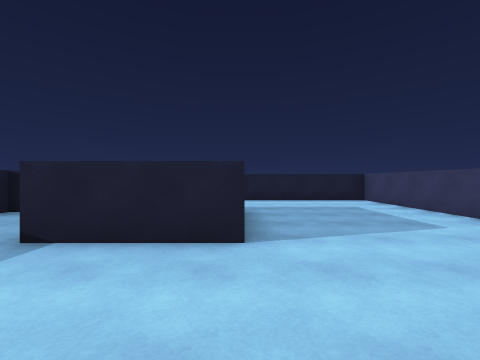
view 1 (above)

18 first-person views from a walk through a 3-D level made in the Unity game engine. The camera is 1.4 m above the floor, looks level and sees 90° across. The floor is counted in squares, 2 m on a side. Each view is taken from the middle of a square. On the plan, view 1 faces up. The plan holds only what a view shows up to about 9 squares ahead; the rest is blank. The place goes on beyond the plan. The player is left out.

view 2
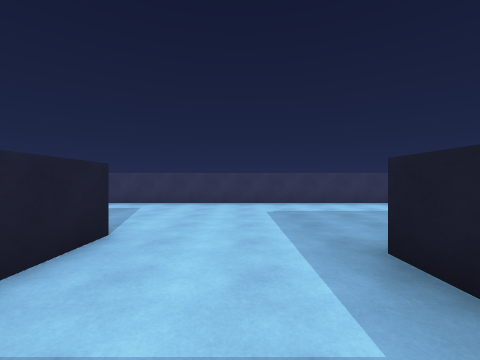

view 3
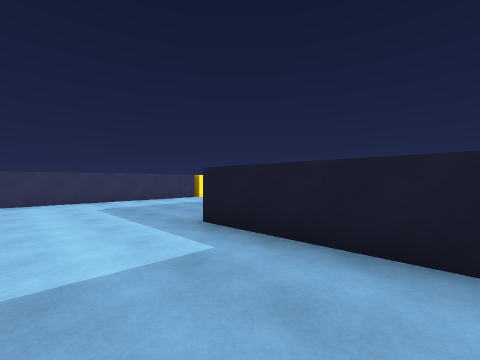

view 4
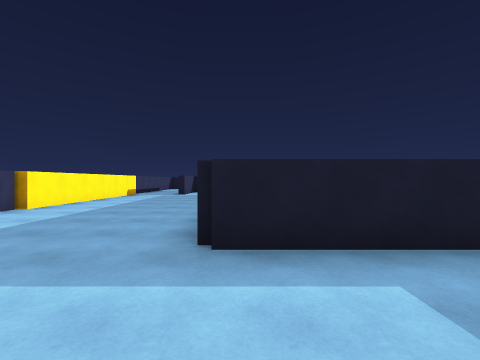

view 5
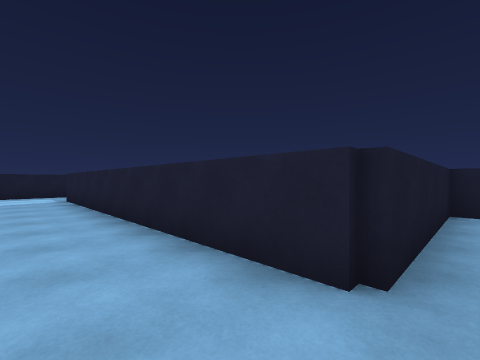

view 6
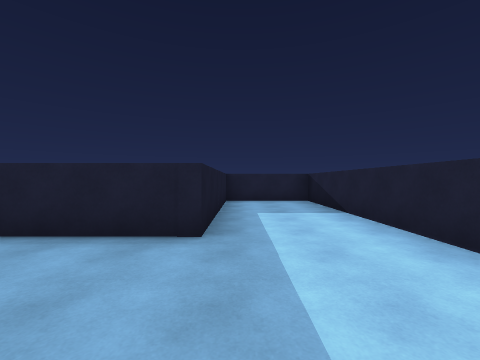

view 7
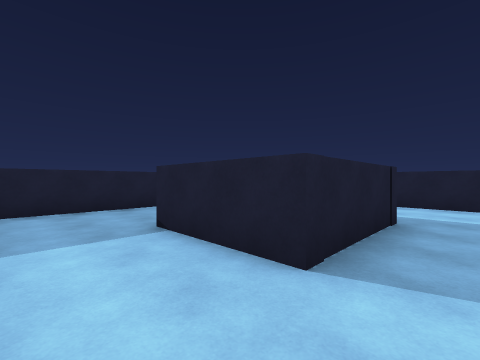

view 8
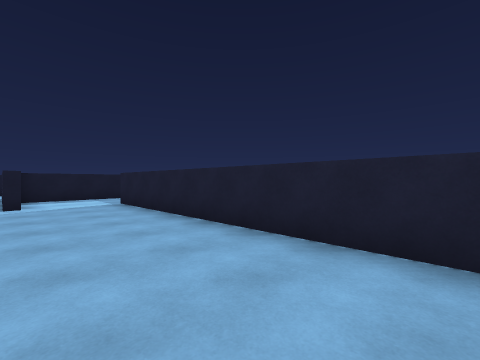

view 9
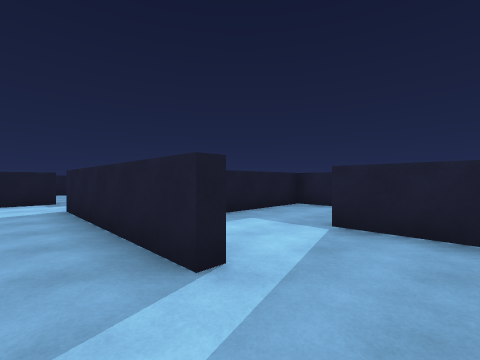

view 10
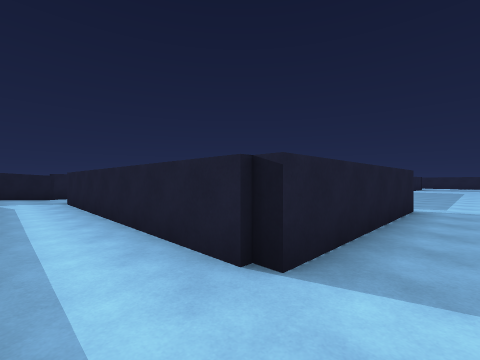

view 11
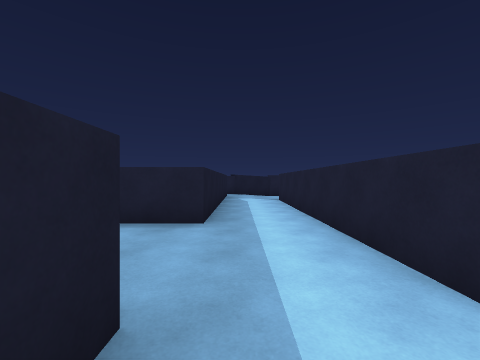

view 12
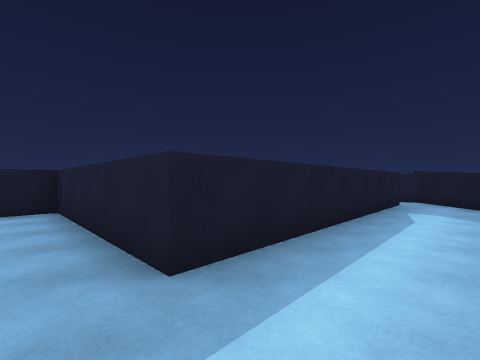

view 13
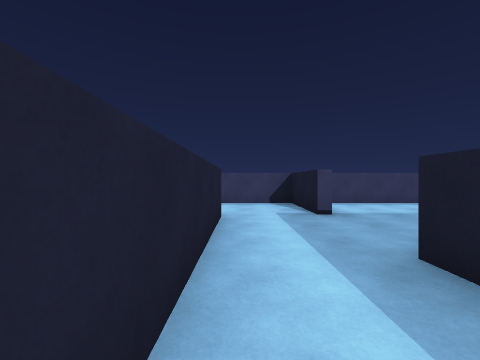

view 14
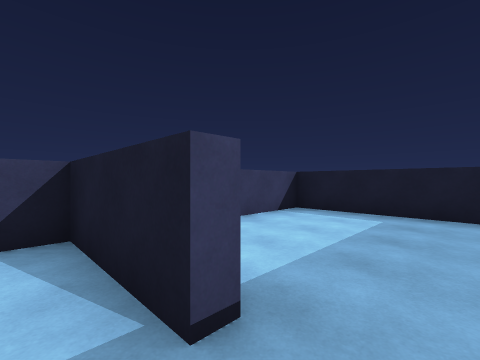

view 15
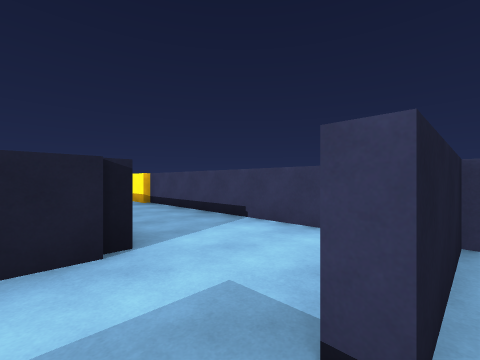

view 16
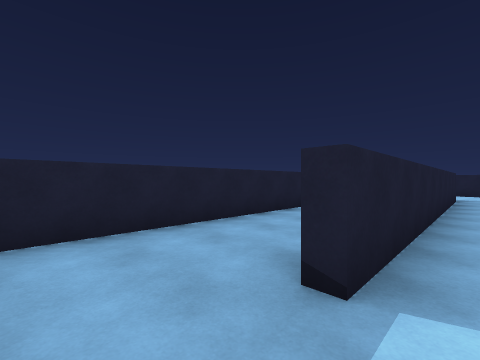

view 17
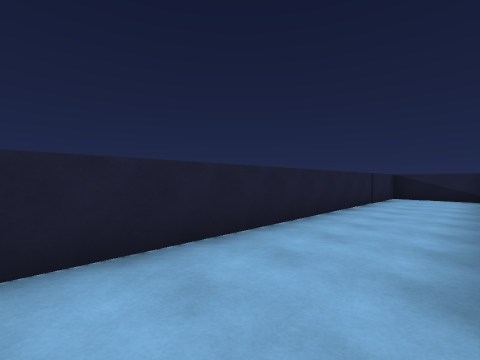

view 18
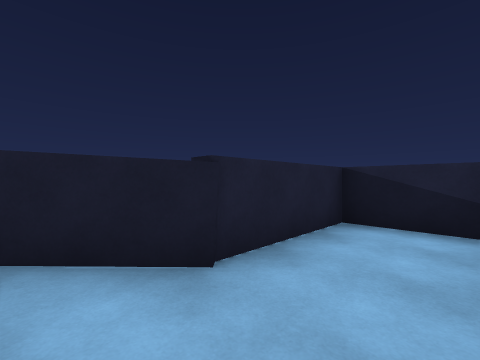

### Floor plan
Ten units are one square. View 1 is at (0, 0); x grows to the right and y downward. Boxes are objects, and circles mark ways between rooms. Rooms are numbered by the first view taken in them; rooms with no view inside come last. Other rooms are left out.
<svg viewBox="-96 -88 144 307">
<path fill="none" stroke="#000" d="M-51 -25 -51 4 -5 4 -5 96M41 70 41 37 43 37 43 -83 -51 -83 -51 -55M-46 -55 0 -55 0 -27 -25 -27M41 98 41 89M-6 118 16 118M20 95 20 146M17 166 43 166 43 98M-60 120 -76 120 -76 149 -91 163 -91 169M20 146 -54 146M-79 166 -9 166 -9 176M-10 7 -33 7 -33 118 -6 118M-9 176 -9 214 43 214 43 169 19 169M-51 -52 -51 -25"/>
<circle cx="30" cy="90" r="3" fill="#2a7"/>
<circle cx="-10" cy="105" r="3" fill="#2a7"/>
<circle cx="-35" cy="-30" r="3" fill="#2a7"/>
<circle cx="20" cy="155" r="3" fill="#2a7"/>
<circle cx="5" cy="170" r="3" fill="#2a7"/>
<text x="10" y="0">1</text>
<text x="30" y="130">2</text>
<text x="-30" y="150">3</text>
<text x="-20" y="70">4</text>
<text x="20" y="190">5</text>
<text x="-30" y="-40">6</text>
</svg>
Room 1 opens to room 2. Room 1 opens to room 4. Room 1 opens to room 6. Room 2 opens to room 3. Room 3 opens to room 5.

Where each view was taken, in squares from view 1:
view 1: 0 up, 0 right, facing up
view 2: 1 up, 3 left, facing right
view 3: 2 up, 4 left, facing down-right
view 4: 2 up, 1 left, facing down
view 5: 0 up, 1 right, facing down-left
view 6: 6 up, 3 right, facing left
view 7: 1 up, 1 right, facing up-left
view 8: 2 down, 2 right, facing down-left
view 9: 8 down, 3 right, facing down-left
view 10: 16 down, 3 right, facing up-left
view 11: 16 down, 3 right, facing left
view 12: 15 down, 0 right, facing down-left
view 13: 15 down, 3 left, facing right
view 14: 16 down, 1 right, facing down-right
view 15: 17 down, 1 right, facing up-right
view 16: 11 down, 0 right, facing up-left
view 17: 11 down, 1 left, facing up-left
view 18: 16 down, 6 left, facing up-left
